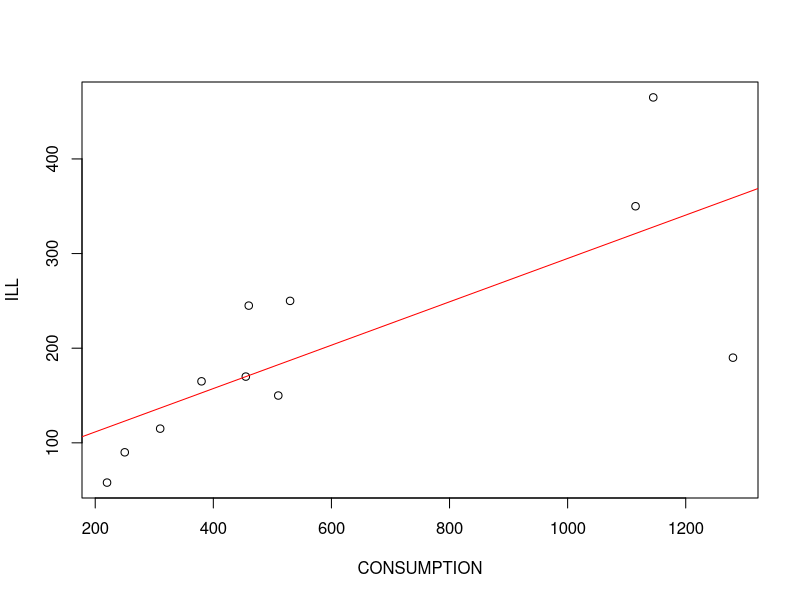

The R source for this figure:
setwd("/home/antonsaukkonen/Desktop/PTA")

data <- read.table("tobacco.txt", header=T, row.names=1)
colnames(data)

#(a)
lin_model <- lm(ILL ~ CONSUMPTION, data=data)
#(b)
lin_model$coefficients
lin_model$fitted.values
summary(lin_model)
#(c) seen from summary report
#(d)
0.009081 < 0.01
#(e) + (f)
plot(ILL ~ CONSUMPTION, data=data)
abline(lin_model, col="red")
#(g)
#(h)
confint(lin_model, level=.95)
confint(lin_model, level=.99)
#(i)

k <- 2000
alpha <- 0.05
X <- cbind(rep(1, length(data[, "CONSUMPTION"])), data[, "CONSUMPTION"])

# Number of variables and number of observations.
m <- ncol(X)
n <- nrow(X)

bmatrix <- matrix(NA, nrow = k, ncol = m)
y <- data[, "ILL"]

# bootstrap
for (i in 1:(k-1)) {
  ind <- sample(1:n, n, replace = TRUE)
  xtmp <- X[ind, ]
  ytmp <- y[ind]
  
  btmp <- solve(t(xtmp) %*% xtmp) %*% t(xtmp) %*% ytmp
  bmatrix[i, ] <- t(btmp)
}

# original estimate
b <- solve(t(X) %*% X) %*% t(X) %*% y
bmatrix[k, ] <- t(b)

qintercept <- quantile(bmatrix[, 1], probs = c(0.025, 0.975))
qintercept
qconsumption <- quantile(bmatrix[, 2], probs = c(0.025, 0.975))
qconsumption

#(j) non-parametric

# Questions:

# 1) Does F statistic and PR(>|t|) that we see in the model's summary actually
# reliable only when residuals are normally distributed? 

# 2) what is the different in notation \beta and b ?

# 3) "the prediction is done under uncertanties such as (lec. slide 54)

#     - the regression parameters have been estimated
#     - the residuals explain part of the variation in y

# what is the meaning?

# 4) What multicollinearity actually means?